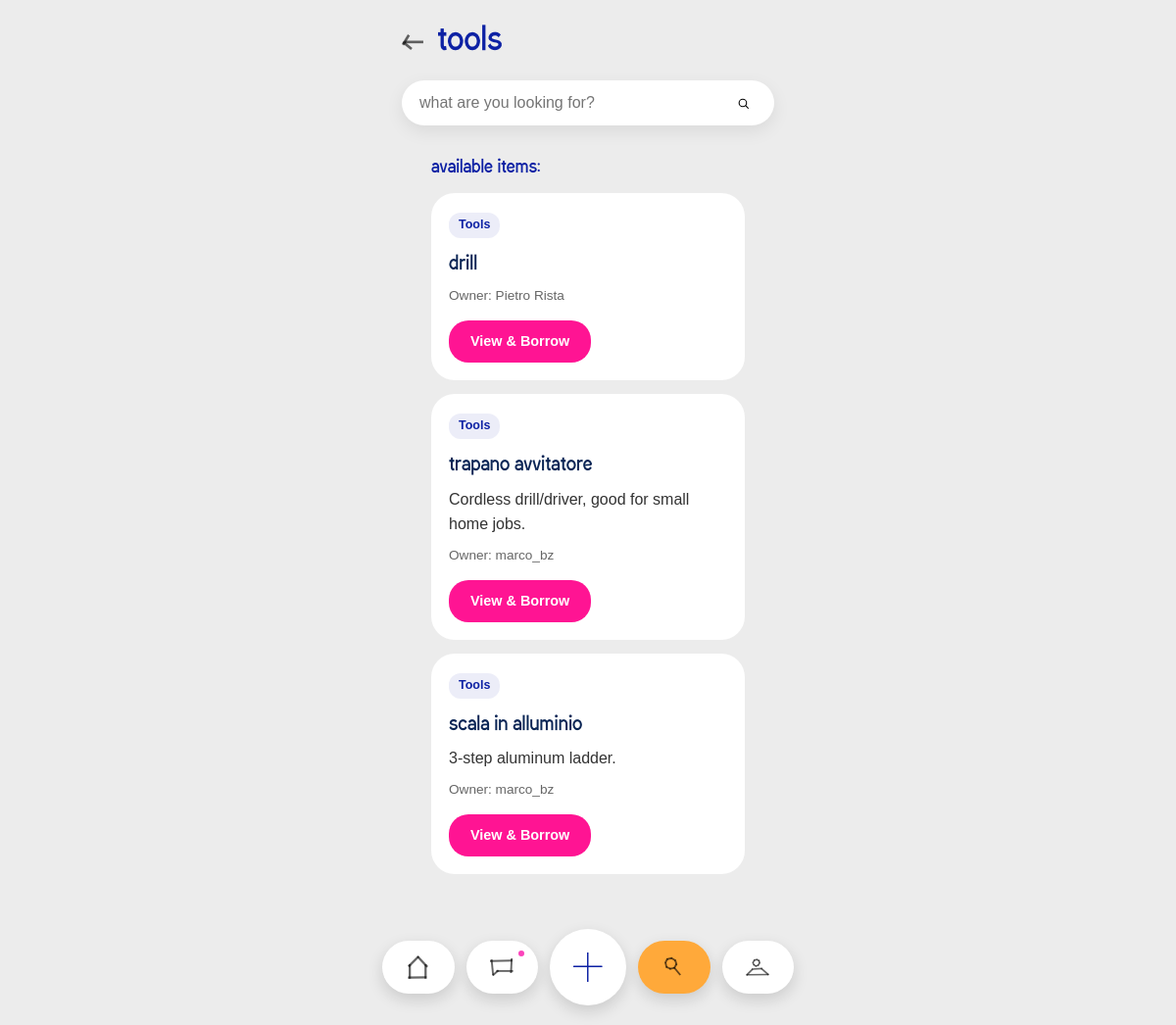
/search?category=Tools (signed in), run on the app's committed database.
### tables this page shows
CREATE TABLE items (
            id INTEGER PRIMARY KEY AUTOINCREMENT,
            name TEXT NOT NULL,
            description TEXT,
            owner_id INTEGER NOT NULL,
            status TEXT DEFAULT 'available',
            keywords TEXT, category TEXT, photo TEXT,
            FOREIGN KEY (owner_id) REFERENCES "users_old" (id)
        );

CREATE TABLE users (
                id INTEGER PRIMARY KEY AUTOINCREMENT,
                username TEXT UNIQUE NOT NULL,
                email TEXT UNIQUE,
                password TEXT NOT NULL,
                location TEXT,
                categories TEXT
            , photo TEXT, latitude REAL, longitude REAL, onboarding_seen INTEGER DEFAULT 0);

### app.py (the view, shortened to what this page needs)
@app.route('/search', methods=['GET', 'POST'])
def search():
    if 'user_id' not in session:
        return redirect(url_for('login'))
    query = request.args.get('q', '')
    category = request.args.get('category', '')
    categories = [c['name'] for c in EXPLORE_CATEGORIES]
    if not query and not category:
        return render_template('search.html', items=[], query='', message='Enter an item name to search', categories=categories)
    conn = get_db_connection()
    cursor = conn.cursor()
    cursor.execute('SELECT location, latitude, longitude FROM users WHERE id = ?', (session['user_id'],))
    user = cursor.fetchone()
    user_location = user['location'] if user else ''
    user_lat = user['latitude'] if user else None
    user_lon = user['longitude'] if user else None
    conditions = ["i.status = 'available'", "i.owner_id != ?"]
    params = [user_lat, user_lon, session['user_id']]
    if query:
        conditions.append('i.name LIKE ?')
        params.append(f'%{query}%')
    if category:
        conditions.append('i.category = ?')
        params.append(category)
    params.extend([user_location, f'%{user_location}%'])
    cursor.execute(f'''
        SELECT i.*, u.username as owner, u.location as owner_location,
               distance_km(?, ?, u.latitude, u.longitude) as distance
        FROM items i
        JOIN users u ON i.owner_id = u.id
        WHERE {' AND '.join(conditions)}
        ORDER BY
            CASE WHEN distance IS NULL THEN 1 ELSE 0 END,
            distance,
            CASE WHEN u.location = ? THEN 0
                 WHEN u.location LIKE ? THEN 1
                 ELSE 2 END
    ''', params)
    items = cursor.fetchall()
    conn.close()
    return render_template('search.html', items=items, query=query, category=category, categories=categories)

### app.py (called while the page is built, shortened)
@app.url_defaults
def add_static_file_version(endpoint, values):
    if endpoint != 'static' or 'filename' not in values:
        return
    filepath = os.path.join(app.static_folder, values['filename'])
    if os.path.exists(filepath):
        values['v'] = int(os.path.getmtime(filepath))

def haversine_km(lat1, lon1, lat2, lon2):
    if lat1 is None or lon1 is None or lat2 is None or lon2 is None:
        return None

def get_db_connection():
    conn = sqlite3.connect(DATABASE)
    conn.row_factory = sqlite3.Row
    conn.create_function('distance_km', 4, haversine_km)
    return conn

@app.context_processor
def inject_current_user_photo():
    if 'user_id' not in session:
        return {'current_user_photo': None}
    conn = get_db_connection()
    cursor = conn.cursor()
    cursor.execute('SELECT photo FROM users WHERE id = ?', (session['user_id'],))
    row = cursor.fetchone()
    conn.close()
    return {'current_user_photo': row['photo'] if row else None}

@app.context_processor
def inject_unread_messages():
    if 'user_id' not in session:
        return {'has_unread_messages': False}
    conn = get_db_connection()
    cursor = conn.cursor()
    cursor.execute('''
        SELECT 1
        FROM messages m
        JOIN requests r ON m.request_id = r.id
        JOIN items i ON r.item_id = i.id
        WHERE (i.owner_id = ? OR r.borrower_id = ?)
          AND m.sender_id != ?
          AND m.is_read = 0
        LIMIT 1
    ''', (session['user_id'], session['user_id'], session['user_id']))
    row = cursor.fetchone()
    conn.close()
    return {'has_unread_messages': row is not None}

### templates/search.html (shortened to what this page needs)
<!DOCTYPE html>
<html lang="en">
<head>
    <link rel="stylesheet" href="{{ url_for('static', filename='style.css') }}">
</head>
<body class="dashboard-page">
    <div class="container dashboard-mobile">
        <header class="dashboard-header">
            <h1 class="welcome">
                <a href="javascript:history.back()" class="item-detail-back" aria-label="Back"><span class="icon icon-back" aria-hidden="true"></span></a>
                {{ category if category else 'Search' }}
            </h1>
            <form class="search-form-mobile" action="{{ url_for('search') }}" method="GET" autocomplete="off" data-live-search>
                <div class="search-bar-wrapper">
                    <input type="text" name="q" value="{{ query }}" placeholder="what are you looking for?" aria-label="search">
                    <button type="submit" class="search-btn" aria-label="Search">
                        <span class="icon icon-search" aria-hidden="true"></span>
                    </button>
                </div>
            </form>
        </header>
        <main>
            <section class="pending-section">
                {% if query or category %}
                    {% if items %}
                    <h2 class="section-title">Available items:</h2>
                    {% for item in items %}
                    <div class="search-result-card">
                        <span class="category-tag">{{ item.category }}</span>
                        <h3>{{ item.name }}</h3>
                        {% if item.description %}
                        <p>{{ item.description }}</p>
                        {% endif %}
                        <p class="owner-line">Owner: {{ item.owner }}</p>
                        <a href="{{ url_for('item_detail', item_id=item.id) }}" class="btn-view">View &amp; Borrow</a>
                    </div>
                    {% endfor %}
                    {% endif %}
                {% else %}
                <p class="search-prompt">Select a category or enter a search term to find items near you</p>
                {% endif %}
            </section>
        </main>
        {% include 'footer_nav.html' %}
    </div>
</body>
</html>

### templates/footer_nav.html (shortened to what this page needs)
<nav class="bottom-nav">
    <a href="{{ url_for('dashboard') }}" class="nav-item{% if request.path == '/' or request.path.startswith('/dashboard') %} active{% endif %}" aria-label="Home">
        <span class="icon icon-nav-home" aria-hidden="true"></span>
    </a>
    <a href="{{ url_for('chat_index') }}" class="nav-item{% if request.path.startswith('/chat') %} active{% endif %}" aria-label="Chat{% if has_unread_messages %} (unread messages){% endif %}">
        <span class="icon icon-nav-chat" aria-hidden="true"></span>
        {% if has_unread_messages %}<span class="nav-dot" aria-hidden="true"></span>{% endif %}
    </a>
    <a href="{{ url_for('add_item') }}" onclick="return openFooterAddItemModal(event)" class="nav-item center-action" aria-label="Add item">
        <svg class="plus-icon" viewBox="0 0 59 61" aria-hidden="true" xmlns="http://www.w3.org/2000/svg">
            <path d="M58.0137 29.0005L0.0134028 29.1806" />
            <path d="M29.0127 60.0723L29.0127 -1.85711e-05" />
        </svg>
    </a>
    <a href="{{ url_for('explore') }}" class="nav-item{% if request.path.startswith('/explore') or request.path.startswith('/search') %} active{% endif %}" aria-label="Explore">
        <span class="icon icon-nav-search" aria-hidden="true"></span>
    </a>
    <a href="{{ url_for('profile') }}" class="nav-item{% if request.path.startswith('/profile') %} active{% endif %}" aria-label="Profile">
        <span class="icon icon-nav-profile" aria-hidden="true"></span>
    </a>
</nav>

### templates/search.html (style rules this page uses)
.search-result-card { background: white; border-radius: 24px; padding: 18px; margin-bottom: 14px; }
.search-result-card h3 { color: #0a2555; font-size: 1.2rem; margin-bottom: 8px; }
.search-result-card p { color: #333333; font-family: var(--font-secondary); letter-spacing: normal; margin-bottom: 8px; }
.search-result-card .owner-line { color: #666666; font-family: var(--font-secondary); letter-spacing: normal; font-size: 0.85rem; margin-bottom: 14px; }
.btn-view { display: inline-block; padding: 10px 22px; background: #ff1493; color: white; border: none; border-radius: 20px; font-weight: 700; font-size: 0.9rem; font-family: var(--font-secondary); text-decoration: none; cursor: pointer; }

### data on the page
items: category "Tools", name "drill", owner "Pietro Rista"
items: category "Tools", name "trapano avvitatore", description "Cordless drill/driver, good for small home jobs.", owner "marco_bz"
items: category "Tools", name "scala in alluminio", description "3-step aluminum ladder.", owner "marco_bz"

### other printed values
{{ category if category else 'Search' }} "tools"
